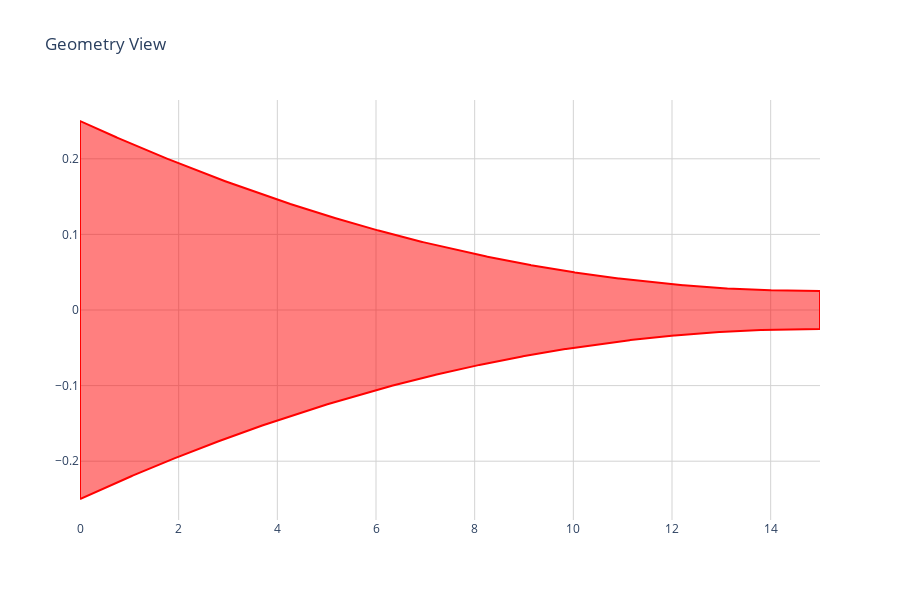

The notebook cell this image was saved under:
### Code cell
# taper 2
import numpy as np
taper_length = 15
n_points = 1000
x = np.linspace(0,taper_length, n_points)
m = 2
w1 = 0.5
w2 = 0.05
a = (w1-w2)/(taper_length**m)
w = a*(taper_length-x)**m + w2
geom_test = sm.make_tapered_path(x, np.zeros(n_points), w,3)

GeomView(geom_test, fix_aspect_ratio=False, plot_height = 600)

### Figure 1 — Plotly figure (JSON) as saved in the notebook; plotly's stock layout.template omitted (floating-point values rounded to 4 significant figures; data arrays with more than 128 entries replaced by an {"elided": "..."} marker saying what was removed)
{"data": [{"fill": "toself", "line": {"color": "red"}, "type": "scatter", "x": {"elided": "2999 float values"}, "y": {"elided": "2999 float values"}}], "layout": {"height": 600, "paper_bgcolor": "white", "plot_bgcolor": "white", "showlegend": false, "title": {"text": "Geometry View"}, "xaxis": {"gridcolor": "LightGray", "showgrid": true, "zeroline": false}, "yaxis": {"gridcolor": "LightGray", "showgrid": true, "zeroline": false}}}
